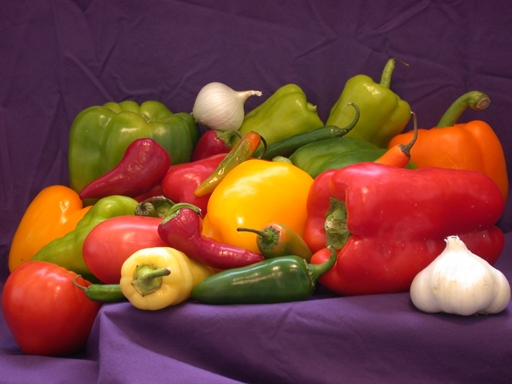
%> input picture DIP/LAB/Lab-02/peppers.jpg, 512 x 384 px, given in place of peppers.png, which was not available
$ octave inlabtask2.m   (GNU Octave 9; MATLAB toolbox functions it lacks are replaced by stand-ins)
%> lines starting %> are read from the running program, lines starting %| are printed output that depends on the picture; pictures that were not available may be replaced by others from this repository, and a replacement may not be noted
clc
clear all
close all
img=imread('peppers.png')
%> img is the input picture: size 384x512x3 uint8; mean R, G, B 120.7, 66.4, 57.7
img1=rgb2gray(img)
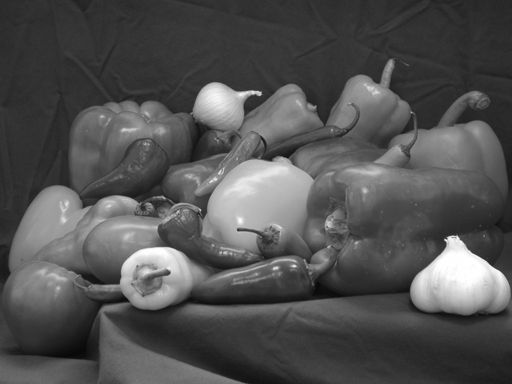
%> img1: size 384x512 uint8; min 8, max 255, mean 81.6

figure(1)
subplot(1,2,1)
imshow(img1)
title('origional image')

subplot(1,2,2)
img2=histeq(img1)
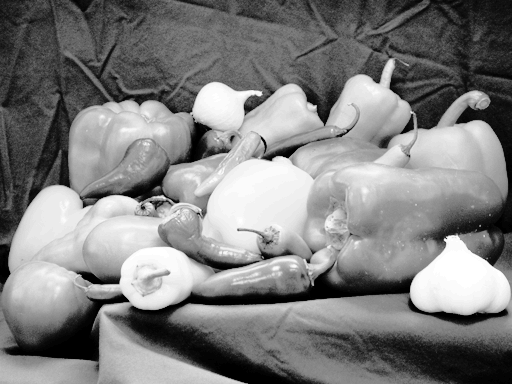
%> img2: size 384x512 uint8; min 0, max 255, mean 127
imshow(img2)
title('histeq image')

figure(2)
subplot(1,2,1)
imhist(img1)
title('histogram origional image')

subplot(1,2,2)
imhist(img2)
title('histogram histeq image')
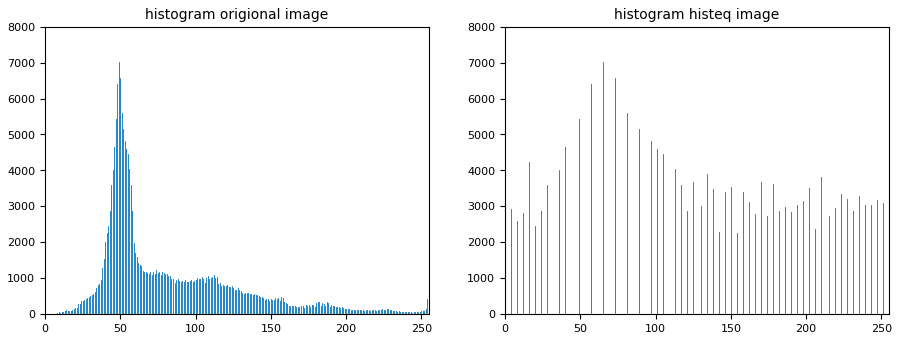
%> figure redrawn from the program's plot data, 2 panels; panel 1: highest point at x = 49, y = 7019; panel 2: highest point at x = 65, y = 7019
